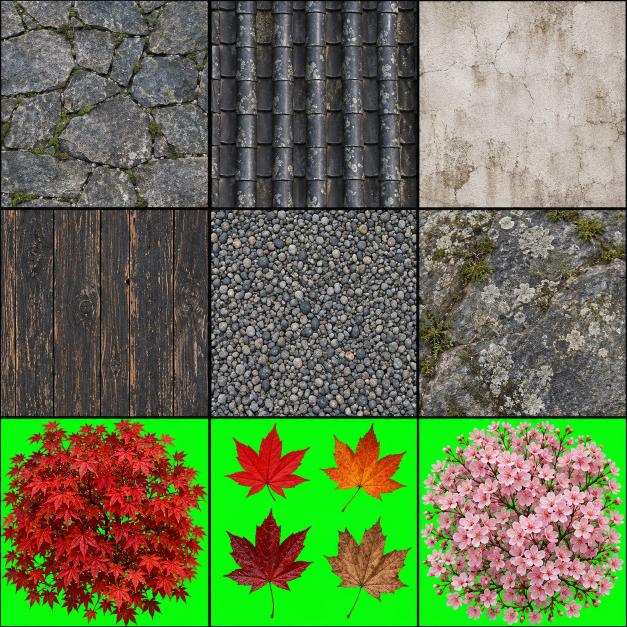
#> input picture tools/texgen/atlas_src/atlas1.png, 1254 x 1254 px, given in place of map_0_forest.png, which was not available (shown at 1/2 size)
$ python process40.py
#> lines starting #> are read from the running program, lines starting #| are printed output that depends on the picture
"""Карта похода (атласы 40–43 + три карты областей):
карты → UI/map_0..2.jpg (1536×1024); значки узлов 4×4 → UI/map_icons.png; всадник и знамя 4×4 → UI/map_hero.png;
торговец/кузнец/мико/наставник → UI/npc_0..3.jpg; сцены событий → UI/event_0..3.jpg. usage: python3 process40.py"""
import numpy as np
from PIL import Image
UI = '../../Assets/_Project/Resources/UI/'
def load(n): return np.asarray(Image.open('atlas_src/' + n + '.png').convert('RGB')).astype(np.float32) / 255
for k, n in enumerate(['map_0_forest', 'map_1_demon', 'map_2_shogun']):
    Image.open('atlas_src/' + n + '.png').convert('RGB').resize((1536, 1024), Image.LANCZOS).save(UI + 'map_%d.jpg' % k, quality=90)
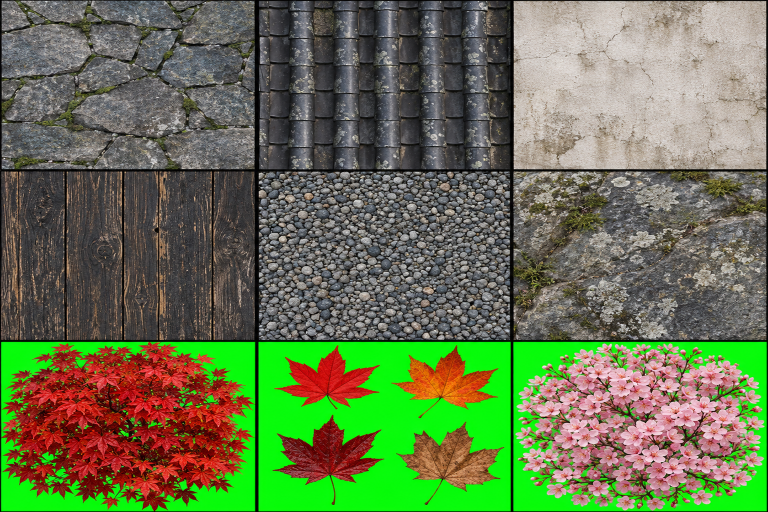
#> saved as map_0.jpg: PIL image 1536x1024 RGB (shown at 1/2 size); mean R, G, B 102.3, 117.6, 79.6
#> pass 2 of the loop `for k, n in enumerate(['map_0_forest', 'map_1_demon', 'map_2_shogun']):`:
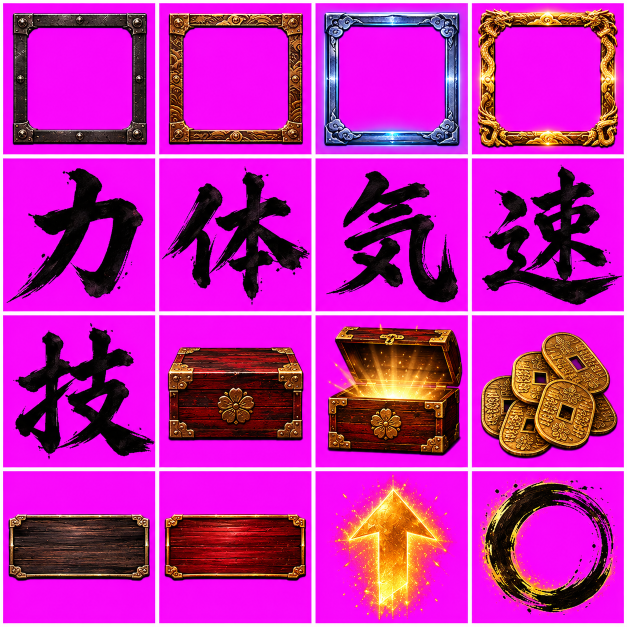
#> input picture tools/texgen/atlas_src/atlas10_ui.png, 1254 x 1254 px, given in place of map_1_demon.png, which was not available (shown at 1/2 size)
#> `Image.open('atlas_src/' + n + '.png').convert('RGB').resize((1536, 102..`:
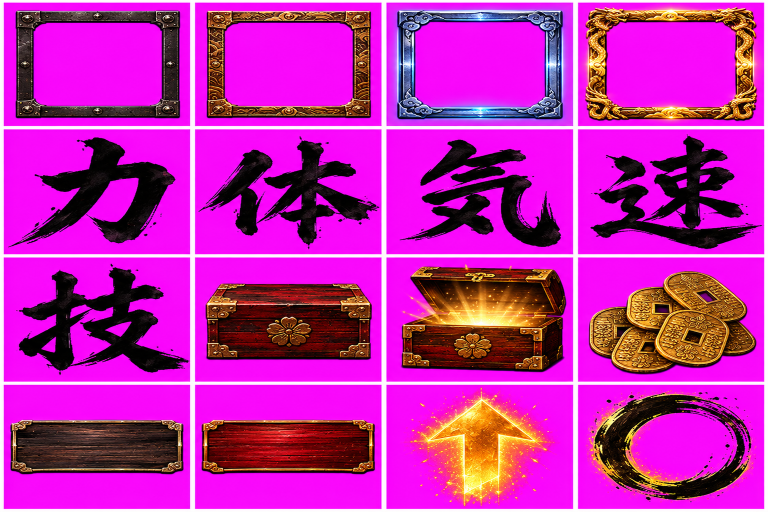
#> saved as map_1.jpg: PIL image 1536x1024 RGB (shown at 1/2 size); mean R, G, B 193.1, 38.4, 173.6
def key(c, mode='warm'):
    m = np.minimum(c[..., 0], c[..., 2]) - c[..., 1]
    al = np.clip((0.86 - m) / 0.74, 0, 1)
    rgb = np.clip((c - (1 - al[..., None]) * np.array([1, 0, 1])) / np.maximum(al[..., None], 1e-3), 0, 1)
    if mode == 'neutral':
        g = 0.3 * rgb[..., 0:1] + 0.4 * rgb[..., 1:2] + 0.3 * rgb[..., 2:3]; rgb = g * np.array([1.0, 0.97, 0.94])
    else:
        lim = np.minimum(rgb[..., 0], rgb[..., 2]); sp = np.clip(lim - rgb[..., 1], 0, 1); rgb[..., 0] -= sp; rgb[..., 2] -= sp
        if mode == 'glow':   # светящееся кольцо: полупрозрачное — в золото
            w = np.clip((0.95 - al) / 0.6, 0, 1)[..., None]
            rgb = rgb * (1 - w) + np.array([1.0, 0.8, 0.4]) * np.clip(rgb.max(-1, keepdims=True) * 1.2, 0, 1) * w
    h, w = al.shape; yy, xx = np.mgrid[0:h, 0:w]
    al = al * np.clip(np.minimum.reduce([xx, yy, w - 1 - xx, h - 1 - yy]) / 4.0, 0, 1)
    return np.dstack([np.clip(rgb, 0, 1), al])
def to_img(o, s): return Image.fromarray((np.clip(o, 0, 1) * 255).astype(np.uint8), 'RGBA').resize((s, s), Image.LANCZOS)
G = [0, 313, 627, 940, 1254]
ic = load('atlas43_map_icons')
#> (the run stopped early here; a loop or call above may not have finished)
